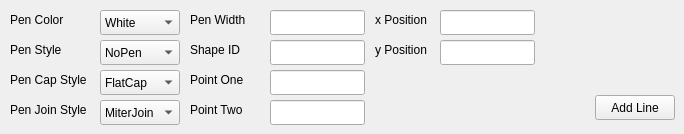
    <widget class="QWidget" name="Line">
     <attribute name="title">
      <string>Line</string>
     </attribute>
     <widget class="QLineEdit" name="LLengthInput">
      <property name="geometry">
       <rect>
        <x>270</x>
        <y>70</y>
        <width>95</width>
        <height>25</height>
       </rect>
      </property>
     </widget>
     <widget class="QLabel" name="LPenStyleLabel">
      <property name="geometry">
       <rect>
        <x>10</x>
        <y>40</y>
        <width>80</width>
        <height>20</height>
       </rect>
      </property>
      <property name="text">
       <string>Pen Style</string>
      </property>
     </widget>
     <widget class="QLabel" name="LWidthLabel">
      <property name="geometry">
       <rect>
        <x>190</x>
        <y>100</y>
        <width>80</width>
        <height>20</height>
       </rect>
      </property>
      <property name="text">
       <string>Point Two</string>
      </property>
     </widget>
     <widget class="QLabel" name="LxLabel">
      <property name="geometry">
       <rect>
        <x>375</x>
        <y>10</y>
        <width>55</width>
        <height>20</height>
       </rect>
      </property>
      <property name="text">
       <string>x Position</string>
      </property>
     </widget>
     <widget class="QComboBox" name="LPenJoinStyles">
      <property name="geometry">
       <rect>
        <x>100</x>
        <y>100</y>
        <width>80</width>
        <height>25</height>
       </rect>
      </property>
      <item>
       <property name="text">
        <string>MiterJoin</string>
       </property>
      </item>
      <item>
       <property name="text">
        <string>BevelJoin</string>
       </property>
      </item>
      <item>
       <property name="text">
        <string>RoundJoin</string>
       </property>
      </item>
     </widget>
     <widget class="QLabel" name="LLengthLabel">
      <property name="geometry">
       <rect>
        <x>190</x>
        <y>70</y>
        <width>80</width>
        <height>20</height>
       </rect>
      </property>
      <property name="text">
       <string>Point One</string>
      </property>
     </widget>
     <widget class="QComboBox" name="LPenCapStyles">
      <property name="geometry">
       <rect>
        <x>100</x>
        <y>70</y>
        <width>80</width>
        <height>25</height>
       </rect>
      </property>
      <item>
       <property name="text">
        <string>FlatCap</string>
       </property>
      </item>
      <item>
       <property name="text">
        <string>SquareCap</string>
       </property>
      </item>
      <item>
       <property name="text">
        <string>RoundCap</string>
       </property>
      </item>
     </widget>
     <widget class="QLabel" name="LShapeLabel">
      <property name="geometry">
       <rect>
        <x>190</x>
        <y>40</y>
        <width>80</width>
        <height>20</height>
       </rect>
      </property>
      <property name="text">
       <string>Shape ID</string>
      </property>
     </widget>
     <widget class="QLabel" name="LyLabel">
      <property name="geometry">
       <rect>
        <x>375</x>
        <y>40</y>
        <width>55</width>
        <height>20</height>
       </rect>
      </property>
      <property name="text">
       <string>y Position</string>
      </property>
     </widget>
     <widget class="QComboBox" name="LPenStyles">
      <property name="geometry">
       <rect>
        <x>100</x>
        <y>40</y>
        <width>80</width>
        <height>25</height>
       </rect>
      </property>
      <item>
       <property name="text">
        <string>NoPen</string>
       </property>
      </item>
      <item>
       <property name="text">
        <string>SolidLine</string>
       </property>
      </item>
      <item>
       <property name="text">
        <string>DashLine</string>
       </property>
      </item>
      <item>
       <property name="text">
        <string>DotLine</string>
       </property>
      </item>
      <item>
       <property name="text">
        <string>DashDotLine</string>
       </property>
      </item>
      <item>
       <property name="text">
        <string>DashDotDotLine</string>
       </property>
      </item>
     </widget>
     <widget class="QLineEdit" name="LWidthInput">
      <property name="geometry">
       <rect>
        <x>270</x>
        <y>100</y>
        <width>95</width>
        <height>25</height>
       </rect>
      </property>
     </widget>
     <widget class="QLabel" name="LPenCapStyleLabel">
      <property name="geometry">
       <rect>
        <x>10</x>
        <y>70</y>
        <width>80</width>
        <height>20</height>
       </rect>
      </property>
      <property name="text">
       <string>Pen Cap Style</string>
      </property>
     </widget>
     <widget class="QComboBox" name="LPenColors">
      <property name="geometry">
       <rect>
        <x>100</x>
        <y>10</y>
        <width>80</width>
        <height>25</height>
       </rect>
      </property>
      <item>
       <property name="text">
        <string>White</string>
       </property>
      </item>
      <item>
       <property name="text">
        <string>Black</string>
       </property>
      </item>
      <item>
       <property name="text">
        <string>Red</string>
       </property>
      </item>
      <item>
       <property name="text">
        <string>Green</string>
       </property>
      </item>
      <item>
       <property name="text">
        <string>Blue</string>
       </property>
      </item>
      <item>
       <property name="text">
        <string>Cyan</string>
       </property>
      </item>
      <item>
       <property name="text">
        <string>Magenta</string>
       </property>
      </item>
      <item>
       <property name="text">
        <string>Yellow</string>
       </property>
      </item>
      <item>
       <property name="text">
        <string>Gray</string>
       </property>
      </item>
     </widget>
     <widget class="QLabel" name="LPenColorLabel">
      <property name="geometry">
       <rect>
        <x>10</x>
        <y>10</y>
        <width>80</width>
        <height>20</height>
       </rect>
      </property>
      <property name="text">
       <string>Pen Color</string>
      </property>
     </widget>
     <widget class="QLineEdit" name="LPenWidth">
      <property name="geometry">
       <rect>
        <x>270</x>
        <y>10</y>
        <width>95</width>
        <height>25</height>
       </rect>
      </property>
     </widget>
     <widget class="QLabel" name="LPenJoinStyleLabel">
      <property name="geometry">
       <rect>
        <x>10</x>
        <y>100</y>
        <width>80</width>
        <height>20</height>
       </rect>
      </property>
      <property name="text">
       <string>Pen Join Style</string>
      </property>
     </widget>
     <widget class="QLineEdit" name="LxData">
      <property name="geometry">
       <rect>
        <x>440</x>
        <y>10</y>
        <width>95</width>
        <height>25</height>
       </rect>
      </property>
     </widget>
     <widget class="QLineEdit" name="LyData">
      <property name="geometry">
       <rect>
        <x>440</x>
        <y>40</y>
        <width>95</width>
        <height>25</height>
       </rect>
      </property>
     </widget>
     <widget class="QLabel" name="LPenWidthLabel">
      <property name="geometry">
       <rect>
        <x>190</x>
        <y>10</y>
        <width>80</width>
        <height>20</height>
       </rect>
      </property>
      <property name="text">
       <string>Pen Width</string>
      </property>
     </widget>
     <widget class="QLineEdit" name="LShapeID">
      <property name="geometry">
       <rect>
        <x>270</x>
        <y>40</y>
        <width>95</width>
        <height>25</height>
       </rect>
      </property>
     </widget>
     <widget class="QPushButton" name="LAddLine">
      <property name="geometry">
       <rect>
        <x>595</x>
        <y>95</y>
        <width>80</width>
        <height>25</height>
       </rect>
      </property>
      <property name="text">
       <string>Add Line</string>
      </property>
     </widget>
    </widget>
